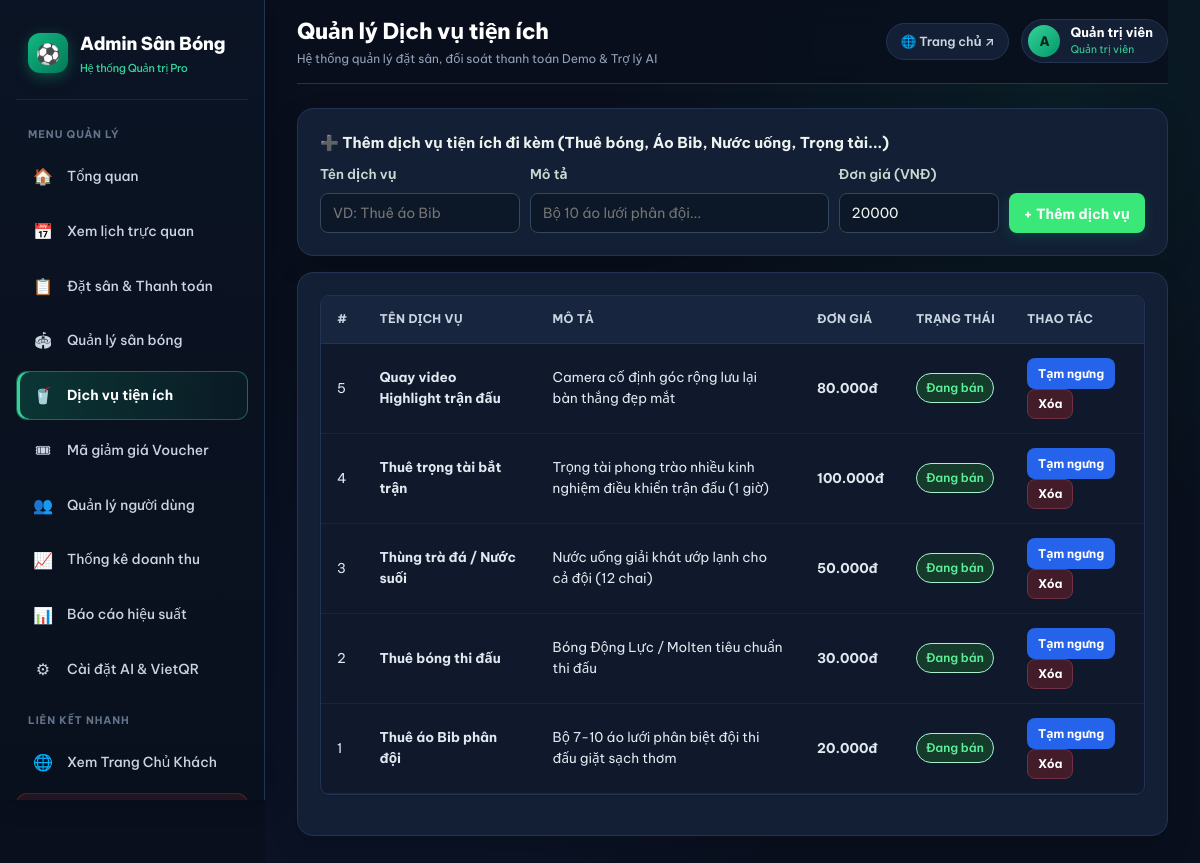
Screenshot of /admin/services.php (signed in) with the database file from the repository.
### tables this page shows
CREATE TABLE users (
 id INT UNSIGNED AUTO_INCREMENT PRIMARY KEY,
 username VARCHAR(60) NOT NULL UNIQUE,
 password VARCHAR(255) NOT NULL,
 full_name VARCHAR(120) NOT NULL,
 phone VARCHAR(30) NOT NULL DEFAULT '',
 email VARCHAR(160) NOT NULL UNIQUE,
 role ENUM('user','admin') NOT NULL DEFAULT 'user',
 status ENUM('active','locked') NOT NULL DEFAULT 'active',
 created_at TIMESTAMP NOT NULL DEFAULT CURRENT_TIMESTAMP
);

CREATE TABLE services (
 id INT UNSIGNED AUTO_INCREMENT PRIMARY KEY,
 name VARCHAR(120) NOT NULL,
 description VARCHAR(255) NOT NULL DEFAULT '',
 price INT UNSIGNED NOT NULL DEFAULT 0,
 status ENUM('active','inactive') NOT NULL DEFAULT 'active',
 created_at TIMESTAMP NOT NULL DEFAULT CURRENT_TIMESTAMP
);

### includes/auth.php (called while the page is built, shortened)
<?php
require_once __DIR__.'/../config/database.php';
function e($s){ return htmlspecialchars((string)$s, ENT_QUOTES, 'UTF-8'); }
function money($n){ return number_format((int)$n,0,',','.').'đ'; }
function project_base(){
  static $base = null;
  if ($base === null) {
    $folder = basename(dirname(__DIR__));
    $base = '/' . $folder . '/';
  }
  return $base;
}
function current_user(){ global $pdo;
  $s=$pdo->prepare("SELECT * FROM users WHERE id=? AND status='active'"); $s->execute([$_SESSION['uid']]);
  $u=$s->fetch(); if(!$u){ session_destroy(); return null; } return $u; }
function require_login(){ $u=current_user(); if(!$u){ header('Location: '.project_base().'login.php'); exit; } return $u; }
function require_admin(){ $u=require_login(); if($u['role']!=='admin'){ http_response_code(403); header('Location: '.project_base().'index.php'); exit; } return $u; }

### admin/services.php (the view, shortened to what this page needs)
<?php
require_once '../includes/auth.php';
$adm = require_admin();
$rows = $pdo->query("SELECT * FROM services ORDER BY id DESC")->fetchAll();
$page = 'services';
$title = 'Quản lý Dịch vụ tiện ích';
include '../includes/admin_header.php';
?>
<div class="box" style="margin-bottom:16px">
  <b>➕ Thêm dịch vụ tiện ích đi kèm (Thuê bóng, Áo Bib, Nước uống, Trọng tài...)</b>
  <form class="form" method="post" style="display:flex;gap:10px;flex-wrap:wrap;align-items:flex-end;max-width:100%;margin-top:10px">
    <div style="flex:1;min-width:200px"><label style="margin:0 0 4px">Tên dịch vụ</label><input name="name" placeholder="VD: Thuê áo Bib" required></div>
    <div style="flex:1.5;min-width:240px"><label style="margin:0 0 4px">Mô tả</label><input name="description" placeholder="Bộ 10 áo lưới phân đội..."></div>
    <div style="width:160px"><label style="margin:0 0 4px">Đơn giá (VNĐ)</label><input type="number" name="price" min="1000" step="1000" value="20000" required></div>
    <button class="btn" style="height:40px">+ Thêm dịch vụ</button>
  </form>
</div>
<div class="box">
  <div class="tw">
    <table>
      <tr><th>#</th><th>Tên dịch vụ</th><th>Mô tả</th><th>Đơn giá</th><th>Trạng thái</th><th>Thao tác</th></tr>
      <?php foreach ($rows as $r): ?>
        <tr>
          <td><?=$r['id']?></td>
          <td><b><?=e($r['name'])?></b></td>
          <td><?=e($r['description'])?></td>
          <td><b><?=money($r['price'])?></b></td>
          <td><span class="tag <?=$r['status']==='active'?'green':'gray'?>"><?=$r['status']==='active'?'Đang bán':'Tạm ngưng'?></span></td>
          <td>
            <form class="inl" method="post"><button class="btn sm bl"><?=$r['status']==='active'?'Tạm ngưng':'Kích hoạt'?></button></form>
            <form class="inl" method="post" onsubmit="return confirm('Xóa dịch vụ này?')"><button class="btn sm red">Xóa</button></form>
          </td>
        </tr>
      <?php endforeach; ?>
    </table>
  </div>
</div>
<?php include '../includes/admin_footer.php'; ?>

### includes/admin_header.php (shortened to what this page needs)
<?php
$base = project_base();
$adm_user = $adm ?? $admin ?? ['username' => 'admin', 'full_name' => 'Quản trị viên'];
$pending_bk_count = 0;
if (isset($pdo)) {
  try {
    $pending_bk_count = (int)$pdo->query("SELECT COUNT(*) FROM bookings WHERE status='pending'")->fetchColumn();
  } catch (Exception $e) {}
}
$pages = [
  'dashboard' => ['🏠', 'Tổng quan', 0],
  'calendar'  => ['📅', 'Xem lịch trực quan', 0],
  'bookings'  => ['📋', 'Đặt sân & Thanh toán', $pending_bk_count],
  'fields'    => ['🏟', 'Quản lý sân bóng', 0],
  'services'  => ['🥤', 'Dịch vụ tiện ích', 0],
  'vouchers'  => ['🎟', 'Mã giảm giá Voucher', 0],
  'users'     => ['👥', 'Quản lý người dùng', 0],
  'revenue'   => ['📈', 'Thống kê doanh thu', 0],
  'reports'   => ['📊', 'Báo cáo hiệu suất', 0],
  'settings'  => ['⚙', 'Cài đặt AI & VietQR', 0]
];
?><!DOCTYPE html>
<html lang="vi">
<head>
  <link rel="stylesheet" href="<?=$base?>assets/css/style.css">
  <link rel="stylesheet" href="<?=$base?>assets/css/admin.css">
</head>
<body class="adm">
<aside class="asb" id="asb">
  <div class="abrand">
    <div class="abrand-logo">⚽</div>
    <div>
      Admin Sân Bóng
      <span class="abrand-sub">Hệ thống Quản trị Pro</span>
    </div>
  </div>
  <div class="asb-group">Menu Quản Lý</div>
  <?php foreach($pages as $k => $v): ?>
    <a class="<?=($page??'')===$k?'on':''?>" href="<?=$base?>admin/<?=$k?>.php">
      <span class="nav-ic"><?=$v[0]?></span>
      <span><?=$v[1]?></span>
    </a>
  <?php endforeach; ?>
  <div class="asb-group">Liên Kết Nhanh</div>
  <a href="<?=$base?>index.php" target="_blank">
    <span class="nav-ic">🌐</span>
    <span>Xem Trang Chủ Khách</span>
  </a>
  <a class="out" href="<?=$base?>logout.php" onclick="return confirm('Bạn có chắc chắn muốn đăng xuất khỏi trang Quản trị?')">
  </a>
</aside>
<div class="amain">
  <header class="atop">
    <div class="atop-left">
      <div class="atop-title-wrap">
        <h2><?=e($title ?? 'Bảng điều khiển')?></h2>
        <small>Hệ thống quản lý đặt sân, đối soát thanh toán Demo & Trợ lý AI</small>
      </div>
    </div>
    <div class="atop-right">
      <a class="atop-btn" href="<?=$base?>index.php" target="_blank">🌐 Trang chủ ↗</a>
      <div class="atop-user">
        <div class="atop-avatar"><?=e(mb_strtoupper(mb_substr($adm_user['username'] ?? 'A', 0, 1)))?></div>
        <div>
          <b style="font-size:13px;display:block;line-height:1.2;color:#fff"><?=e($adm_user['full_name'] ?? $adm_user['username'])?></b>
          <small style="font-size:10.5px;color:#34d399;margin:0">Quản trị viên</small>
        </div>
      </div>
    </div>
  </header>

### includes/admin_footer.php (shortened to what this page needs)
</div></body></html>

### rows the page displays
users: username "A", full_name "Quản trị viên"
services: id "5", name "Quay video Highlight trận đấu", description "Camera cố định góc rộng lưu lại bàn thắng đẹp mắt", price "80.000đ", status "Đang bán"
services: id "4", name "Thuê trọng tài bắt trận", description "Trọng tài phong trào nhiều kinh nghiệm điều khiển trận đấu (1 giờ)", price "100.000đ", status "Đang bán"
services: id "3", name "Thùng trà đá / Nước suối", description "Nước uống giải khát ướp lạnh cho cả đội (12 chai)", price "50.000đ", status "Đang bán"
services: id "2", name "Thuê bóng thi đấu", description "Bóng Động Lực / Molten tiêu chuẩn thi đấu", price "30.000đ", status "Đang bán"
services: id "1", name "Thuê áo Bib phân đội", description "Bộ 7-10 áo lưới phân biệt đội thi đấu giặt sạch thơm", price "20.000đ", status "Đang bán"

### other values shown
$v[0] "🏠"
$v[1] "Tổng quan"
$v[0] "📅"
$v[1] "Xem lịch trực quan"
$v[0] "📋"
$v[1] "Đặt sân & Thanh toán"
$v[0] "🏟"
$v[1] "Quản lý sân bóng"
$v[0] "🥤"
$v[1] "Dịch vụ tiện ích"
$v[0] "🎟"
$v[1] "Mã giảm giá Voucher"
$v[0] "👥"
$v[1] "Quản lý người dùng"
$v[0] "📈"
